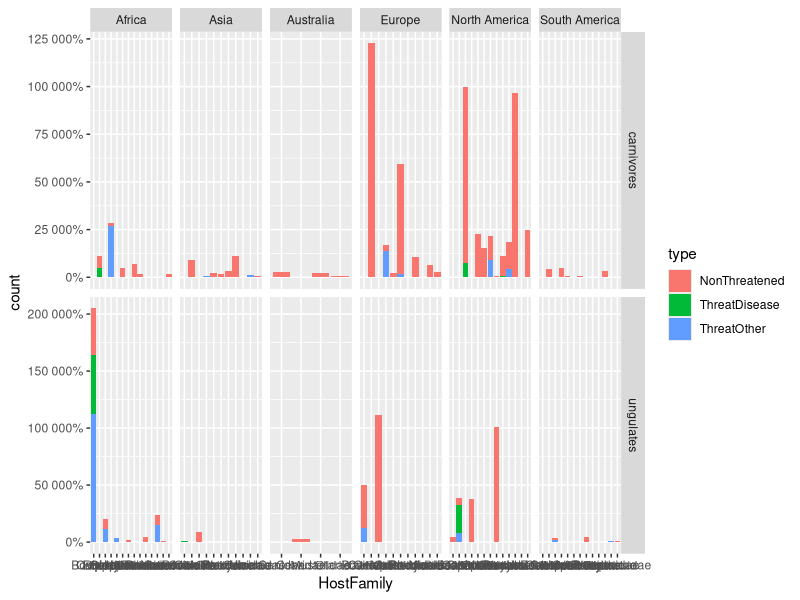

This figure's R source:
## ---- chunk 1

library(tidyverse)
library(magrittr)

dat <- read.csv("./data/shiny_data.csv")


## ---- chunk 2

dat %>%
  filter(ThreatDic==0, ThreatDis==0) %>%
  mutate(type="NonThreatened") -> dfNon
  
dat %>%
  filter(ThreatDic==1, ThreatDis==0) %>%
  mutate(type="ThreatOther") -> dfT

dat %>%
  filter(ThreatDic==1, ThreatDis==1) %>%
  mutate(type="ThreatDisease") -> dfD

dat2 <- bind_rows(dfNon, dfT, dfD)

dat2 %>% group_by(Group, type) %>%
  tally()

## ---- chunk 3

dat2 %>%
  filter(Group!="primates", continent !="Antarctica") %>%
  ggplot(aes(HostFamily)) + 
  geom_bar(aes(fill = type, stat="identity")) +
  scale_y_continuous(labels = scales::percent_format()) + 
  facet_grid(Group ~ continent, scales="free")


